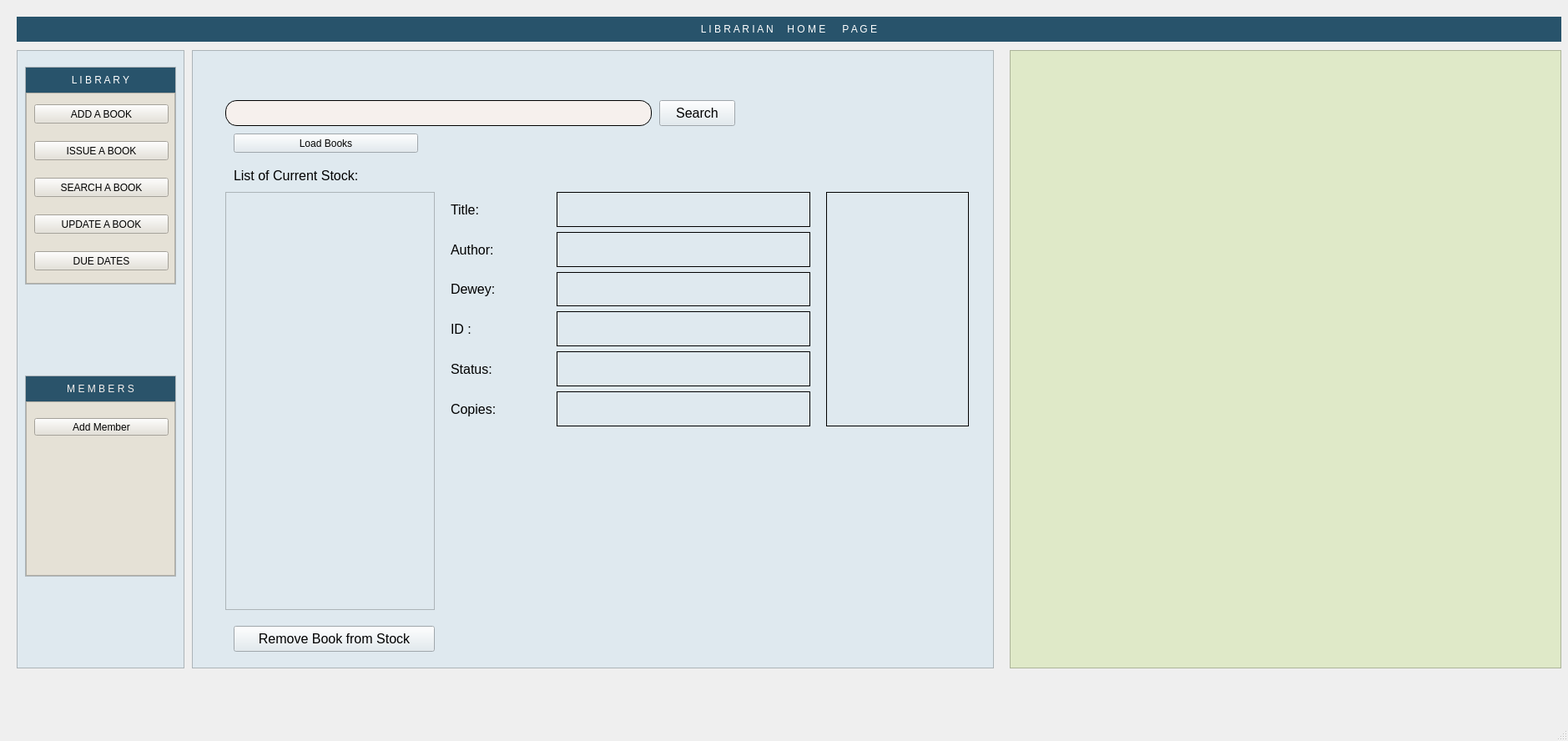
<?xml version="1.0" encoding="UTF-8"?>
<ui version="4.0">
 <class>MainWindow</class>
 <widget class="QMainWindow" name="MainWindow">
  <property name="geometry">
   <rect>
    <x>0</x>
    <y>0</y>
    <width>1879</width>
    <height>888</height>
   </rect>
  </property>
  <property name="windowTitle">
   <string>MainWindow</string>
  </property>
  <widget class="QWidget" name="centralwidget">
   <widget class="QFrame" name="SideBarFrmae">
    <property name="geometry">
     <rect>
      <x>20</x>
      <y>60</y>
      <width>201</width>
      <height>741</height>
     </rect>
    </property>
    <property name="maximumSize">
     <size>
      <width>250</width>
      <height>16777215</height>
     </size>
    </property>
    <property name="styleSheet">
     <string notr="true">background-color: rgb(223, 233, 239);</string>
    </property>
    <property name="frameShape">
     <enum>QFrame::StyledPanel</enum>
    </property>
    <property name="frameShadow">
     <enum>QFrame::Plain</enum>
    </property>
    <widget class="QFrame" name="LibraryFrame">
     <property name="geometry">
      <rect>
       <x>10</x>
       <y>20</y>
       <width>181</width>
       <height>261</height>
      </rect>
     </property>
     <property name="frameShape">
      <enum>QFrame::StyledPanel</enum>
     </property>
     <property name="frameShadow">
      <enum>QFrame::Plain</enum>
     </property>
     <layout class="QVBoxLayout" name="verticalLayout_2">
      <property name="spacing">
       <number>0</number>
      </property>
      <property name="leftMargin">
       <number>0</number>
      </property>
      <property name="topMargin">
       <number>0</number>
      </property>
      <property name="rightMargin">
       <number>0</number>
      </property>
      <property name="bottomMargin">
       <number>0</number>
      </property>
      <item>
       <widget class="QLabel" name="LibraryHeading">
        <property name="maximumSize">
         <size>
          <width>16777215</width>
          <height>30</height>
         </size>
        </property>
        <property name="styleSheet">
         <string notr="true">background: rgba(40, 83, 107, 1);
font: 75 9pt &quot;Yu Gothic UI&quot;;
color: white;</string>
        </property>
        <property name="text">
         <string>L I B R A R Y</string>
        </property>
        <property name="alignment">
         <set>Qt::AlignCenter</set>
        </property>
       </widget>
      </item>
      <item>
       <widget class="QFrame" name="LibraryBackground">
        <property name="styleSheet">
         <string notr="true">background-color: rgb(255, 255, 255);
background-color: rgb(229, 225, 214);</string>
        </property>
        <property name="frameShape">
         <enum>QFrame::StyledPanel</enum>
        </property>
        <property name="frameShadow">
         <enum>QFrame::Raised</enum>
        </property>
        <widget class="QPushButton" name="pushButton_13">
         <property name="geometry">
          <rect>
           <x>10</x>
           <y>58</y>
           <width>161</width>
           <height>23</height>
          </rect>
         </property>
         <property name="styleSheet">
          <string notr="true">font: 9pt &quot;Yu Gothic UI&quot;;
color: rgb(0, 0, 0);</string>
         </property>
         <property name="text">
          <string>ISSUE A BOOK</string>
         </property>
        </widget>
        <widget class="QPushButton" name="btnAddBook">
         <property name="geometry">
          <rect>
           <x>10</x>
           <y>14</y>
           <width>161</width>
           <height>23</height>
          </rect>
         </property>
         <property name="text">
          <string>ADD A BOOK</string>
         </property>
        </widget>
        <widget class="QPushButton" name="pushButton_14">
         <property name="geometry">
          <rect>
           <x>10</x>
           <y>102</y>
           <width>161</width>
           <height>23</height>
          </rect>
         </property>
         <property name="styleSheet">
          <string notr="true">font: 9pt &quot;Yu Gothic UI&quot;;
color: rgb(0, 0, 0);
</string>
         </property>
         <property name="text">
          <string>SEARCH A BOOK</string>
         </property>
        </widget>
        <widget class="QPushButton" name="pushButton_16">
         <property name="geometry">
          <rect>
           <x>10</x>
           <y>146</y>
           <width>161</width>
           <height>23</height>
          </rect>
         </property>
         <property name="styleSheet">
          <string notr="true">font: 9pt &quot;Yu Gothic UI&quot;;
color: rgb(0, 0, 0);
</string>
         </property>
         <property name="text">
          <string>UPDATE A BOOK</string>
         </property>
        </widget>
        <widget class="QPushButton" name="pushButton_15">
         <property name="geometry">
          <rect>
           <x>10</x>
           <y>190</y>
           <width>161</width>
           <height>23</height>
          </rect>
         </property>
         <property name="styleSheet">
          <string notr="true">font: 9pt &quot;Yu Gothic UI&quot;;
color: rgb(0, 0, 0);
</string>
         </property>
         <property name="text">
          <string>DUE DATES</string>
         </property>
        </widget>
       </widget>
      </item>
     </layout>
    </widget>
    <widget class="QFrame" name="MemberFrame">
     <property name="geometry">
      <rect>
       <x>10</x>
       <y>390</y>
       <width>181</width>
       <height>241</height>
      </rect>
     </property>
     <property name="frameShape">
      <enum>QFrame::StyledPanel</enum>
     </property>
     <property name="frameShadow">
      <enum>QFrame::Plain</enum>
     </property>
     <layout class="QVBoxLayout" name="verticalLayout">
      <property name="spacing">
       <number>0</number>
      </property>
      <property name="leftMargin">
       <number>0</number>
      </property>
      <property name="topMargin">
       <number>0</number>
      </property>
      <property name="rightMargin">
       <number>0</number>
      </property>
      <property name="bottomMargin">
       <number>0</number>
      </property>
      <item>
       <widget class="QLabel" name="LibrarianHomeTitle">
        <property name="maximumSize">
         <size>
          <width>16777215</width>
          <height>30</height>
         </size>
        </property>
        <property name="styleSheet">
         <string notr="true">color: rgb(246, 240, 237);
font: 75 9pt &quot;Yu Gothic UI&quot;;
background-color: rgb(42, 83, 106);</string>
        </property>
        <property name="text">
         <string>M E M B E R S</string>
        </property>
        <property name="alignment">
         <set>Qt::AlignCenter</set>
        </property>
       </widget>
      </item>
      <item>
       <widget class="QFrame" name="MemberBackground">
        <property name="styleSheet">
         <string notr="true">background: white;
background-color: rgb(229, 225, 214);</string>
        </property>
        <property name="frameShape">
         <enum>QFrame::StyledPanel</enum>
        </property>
        <property name="frameShadow">
         <enum>QFrame::Raised</enum>
        </property>
        <widget class="QPushButton" name="btnAddMember">
         <property name="geometry">
          <rect>
           <x>10</x>
           <y>20</y>
           <width>161</width>
           <height>21</height>
          </rect>
         </property>
         <property name="styleSheet">
          <string notr="true">color: rgb(0, 0, 0);</string>
         </property>
         <property name="text">
          <string>Add Member</string>
         </property>
        </widget>
       </widget>
      </item>
     </layout>
    </widget>
   </widget>
   <widget class="QFrame" name="frame">
    <property name="geometry">
     <rect>
      <x>230</x>
      <y>60</y>
      <width>961</width>
      <height>741</height>
     </rect>
    </property>
    <property name="styleSheet">
     <string notr="true">background-color: rgb(223, 233, 239);
</string>
    </property>
    <property name="frameShape">
     <enum>QFrame::StyledPanel</enum>
    </property>
    <property name="frameShadow">
     <enum>QFrame::Plain</enum>
    </property>
    <widget class="QListWidget" name="listBooks">
     <property name="geometry">
      <rect>
       <x>40</x>
       <y>170</y>
       <width>251</width>
       <height>501</height>
      </rect>
     </property>
    </widget>
    <widget class="QFrame" name="searchFrame">
     <property name="geometry">
      <rect>
       <x>40</x>
       <y>60</y>
       <width>511</width>
       <height>31</height>
      </rect>
     </property>
     <property name="styleSheet">
      <string notr="true">border: 1px solid #000000;
border-radius: 14px;
background-color: rgb(246, 240, 237);</string>
     </property>
     <property name="frameShape">
      <enum>QFrame::StyledPanel</enum>
     </property>
     <property name="frameShadow">
      <enum>QFrame::Plain</enum>
     </property>
    </widget>
    <widget class="QPushButton" name="pushButton">
     <property name="geometry">
      <rect>
       <x>560</x>
       <y>60</y>
       <width>91</width>
       <height>31</height>
      </rect>
     </property>
     <property name="font">
      <font>
       <pointsize>12</pointsize>
      </font>
     </property>
     <property name="text">
      <string>Search</string>
     </property>
    </widget>
    <widget class="QPushButton" name="btnRemove">
     <property name="geometry">
      <rect>
       <x>50</x>
       <y>690</y>
       <width>241</width>
       <height>31</height>
      </rect>
     </property>
     <property name="font">
      <font>
       <pointsize>12</pointsize>
      </font>
     </property>
     <property name="text">
      <string>Remove Book from Stock</string>
     </property>
    </widget>
    <widget class="QLabel" name="lblImage">
     <property name="geometry">
      <rect>
       <x>760</x>
       <y>170</y>
       <width>171</width>
       <height>281</height>
      </rect>
     </property>
     <property name="frameShape">
      <enum>QFrame::Panel</enum>
     </property>
     <property name="text">
      <string/>
     </property>
    </widget>
    <widget class="QLabel" name="label_8">
     <property name="geometry">
      <rect>
       <x>50</x>
       <y>140</y>
       <width>151</width>
       <height>21</height>
      </rect>
     </property>
     <property name="font">
      <font>
       <family>Yu Gothic UI</family>
       <pointsize>12</pointsize>
       <weight>50</weight>
       <italic>false</italic>
       <bold>false</bold>
      </font>
     </property>
     <property name="styleSheet">
      <string notr="true">font: 12pt &quot;Yu Gothic UI&quot;;</string>
     </property>
     <property name="text">
      <string>List of Current Stock:</string>
     </property>
    </widget>
    <widget class="QPushButton" name="pushButton_2">
     <property name="geometry">
      <rect>
       <x>50</x>
       <y>100</y>
       <width>221</width>
       <height>23</height>
      </rect>
     </property>
     <property name="text">
      <string>Load Books</string>
     </property>
    </widget>
    <widget class="QWidget" name="layoutWidget">
     <property name="geometry">
      <rect>
       <x>310</x>
       <y>170</y>
       <width>431</width>
       <height>281</height>
      </rect>
     </property>
     <layout class="QGridLayout" name="gridLayout" columnstretch="2,5">
      <property name="verticalSpacing">
       <number>6</number>
      </property>
      <item row="1" column="1">
       <widget class="QLabel" name="lblAuthor">
        <property name="font">
         <font>
          <pointsize>12</pointsize>
         </font>
        </property>
        <property name="frameShape">
         <enum>QFrame::Panel</enum>
        </property>
        <property name="text">
         <string/>
        </property>
       </widget>
      </item>
      <item row="5" column="1">
       <widget class="QLabel" name="lblQuantity">
        <property name="font">
         <font>
          <pointsize>12</pointsize>
         </font>
        </property>
        <property name="frameShape">
         <enum>QFrame::Panel</enum>
        </property>
        <property name="text">
         <string/>
        </property>
       </widget>
      </item>
      <item row="0" column="0">
       <widget class="QLabel" name="label">
        <property name="font">
         <font>
          <pointsize>12</pointsize>
         </font>
        </property>
        <property name="text">
         <string>Title:</string>
        </property>
       </widget>
      </item>
      <item row="0" column="1">
       <widget class="QLabel" name="lblBookTitle">
        <property name="font">
         <font>
          <pointsize>12</pointsize>
         </font>
        </property>
        <property name="frameShape">
         <enum>QFrame::Panel</enum>
        </property>
        <property name="text">
         <string/>
        </property>
       </widget>
      </item>
      <item row="4" column="0">
       <widget class="QLabel" name="label_7">
        <property name="font">
         <font>
          <pointsize>12</pointsize>
         </font>
        </property>
        <property name="text">
         <string>Status:</string>
        </property>
       </widget>
      </item>
      <item row="3" column="0">
       <widget class="QLabel" name="label_6">
        <property name="font">
         <font>
          <pointsize>12</pointsize>
         </font>
        </property>
        <property name="text">
         <string>ID :</string>
        </property>
       </widget>
      </item>
      <item row="4" column="1">
       <widget class="QLabel" name="lblStatus">
        <property name="font">
         <font>
          <pointsize>12</pointsize>
         </font>
        </property>
        <property name="frameShape">
         <enum>QFrame::Panel</enum>
        </property>
        <property name="text">
         <string/>
        </property>
       </widget>
      </item>
      <item row="5" column="0">
       <widget class="QLabel" name="label_2">
        <property name="font">
         <font>
          <pointsize>12</pointsize>
         </font>
        </property>
        <property name="text">
         <string>Copies:</string>
        </property>
       </widget>
      </item>
      <item row="1" column="0">
       <widget class="QLabel" name="label_3">
        <property name="font">
         <font>
          <pointsize>12</pointsize>
         </font>
        </property>
        <property name="text">
         <string>Author:</string>
        </property>
       </widget>
      </item>
      <item row="2" column="1">
       <widget class="QLabel" name="lblDewey">
        <property name="font">
         <font>
          <pointsize>12</pointsize>
         </font>
        </property>
        <property name="frameShape">
         <enum>QFrame::Panel</enum>
        </property>
        <property name="text">
         <string/>
        </property>
       </widget>
      </item>
      <item row="3" column="1">
       <widget class="QLabel" name="lbl_ID">
        <property name="font">
         <font>
          <pointsize>12</pointsize>
         </font>
        </property>
        <property name="frameShape">
         <enum>QFrame::Panel</enum>
        </property>
        <property name="text">
         <string/>
        </property>
       </widget>
      </item>
      <item row="2" column="0">
       <widget class="QLabel" name="label_5">
        <property name="font">
         <font>
          <pointsize>12</pointsize>
         </font>
        </property>
        <property name="text">
         <string>Dewey:</string>
        </property>
       </widget>
      </item>
     </layout>
    </widget>
   </widget>
   <widget class="QLabel" name="label_4">
    <property name="geometry">
     <rect>
      <x>1020</x>
      <y>480</y>
      <width>51</width>
      <height>21</height>
     </rect>
    </property>
    <property name="font">
     <font>
      <pointsize>12</pointsize>
     </font>
    </property>
    <property name="text">
     <string/>
    </property>
   </widget>
   <widget class="QFrame" name="frame_3">
    <property name="geometry">
     <rect>
      <x>1210</x>
      <y>60</y>
      <width>661</width>
      <height>741</height>
     </rect>
    </property>
    <property name="styleSheet">
     <string notr="true">background-color: rgb(223, 233, 200);</string>
    </property>
    <property name="frameShape">
     <enum>QFrame::StyledPanel</enum>
    </property>
    <property name="frameShadow">
     <enum>QFrame::Raised</enum>
    </property>
   </widget>
   <widget class="QLabel" name="LibrarianAdminHeading">
    <property name="geometry">
     <rect>
      <x>20</x>
      <y>20</y>
      <width>1851</width>
      <height>30</height>
     </rect>
    </property>
    <property name="maximumSize">
     <size>
      <width>16777215</width>
      <height>30</height>
     </size>
    </property>
    <property name="styleSheet">
     <string notr="true">background: rgba(40, 83, 107, 1);
font: 75 9pt &quot;Yu Gothic UI&quot;;
color: white;</string>
    </property>
    <property name="text">
     <string>L I B R A R I A N     H O M E      P A G E</string>
    </property>
    <property name="alignment">
     <set>Qt::AlignCenter</set>
    </property>
   </widget>
  </widget>
  <widget class="QMenuBar" name="menubar">
   <property name="geometry">
    <rect>
     <x>0</x>
     <y>0</y>
     <width>1879</width>
     <height>20</height>
    </rect>
   </property>
  </widget>
  <widget class="QStatusBar" name="statusbar"/>
 </widget>
 <resources/>
 <connections/>
</ui>
